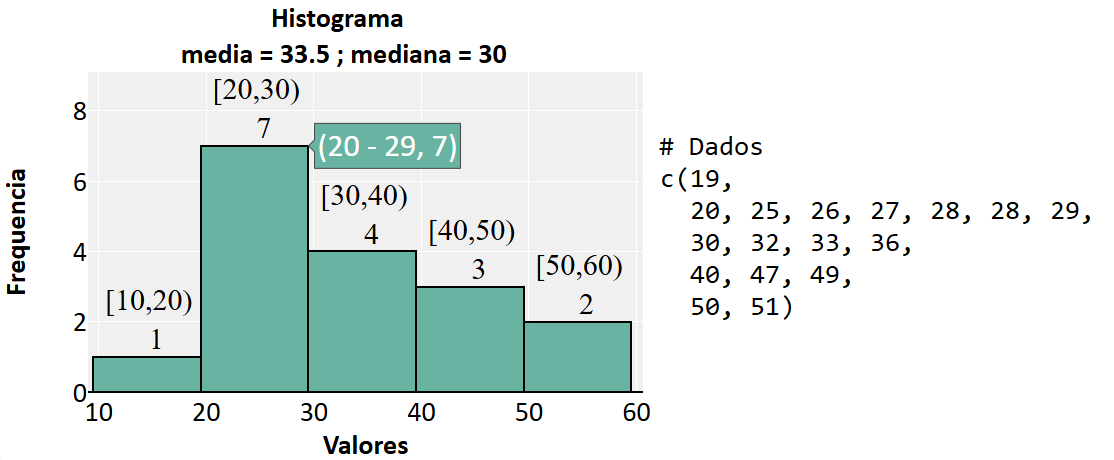

This chart was generated by the following R code:

###########################################
###########################################
##                                       ##
##   QUEBRAS DEFINIDAS AUTOMATICAMENTE   ##
##                                       ##
###########################################
###########################################

library(plotly)

# Dados
dados = data.frame(Valores = c(19,
                               20, 25, 26, 27, 28, 28, 29,
                               30, 32, 33, 36,
                               40, 47, 49,
                               50, 51)
                                      )
x = dados$Valores

# === QUEBRAS DEFINIDAS AUTOMATICAMENTE === #
# The default binning in Plotly for R uses a Freedman-Diaconis rule for choosing bin widths.
quebras = hist(x, breaks = "FD", plot = FALSE)$breaks
if(max(quebras) == max(x)){quebras = c(quebras, max(x) + unique(diff(quebras)))} else {quebras = quebras}

# Rotulo
tab = table(cut(x, breaks = quebras, include.lowest = FALSE, right = FALSE))
rotulo = paste(names(tab), " </br> </br> ", as.numeric(tab), sep = "")
m = 0 ; for(i in 1:length(rotulo)) m[i] = mean(as.numeric(unlist(strsplit(trimws(x = gsub(pattern = '[^[:alnum:] ]' , replacement = " " , x = names(tab)))[i], " "))))

# Atributos dos eixos
ax = list(title =  list(text = "<b>Valores</b>",
                          font = list(family = "Calibri", size = 28, color = 'black') # DEFINE TAMANHO E A COR DO ROTULO DO EIXO
                          ),
          tickfont = list(family = "Calibri", size = 28, color = "black"),
          showticklabels = TRUE, # PODEM OCORRER CASOS EM QUE SEJA MELHOR OMITIR
          range = c(0.9 * min(quebras), 1.01 * max(quebras)),
          autotick = F,
          tickmode = "array",
          tickvals = quebras,
          zerolinecolor = 'rgb(255, 255, 255)',
          zerolinewidth = 2,
          gridcolor = 'rgb(255, 255, 255)'
          )
ay = list(title =  list(text = "<b>Frequencia</b>",
                          font = list(family = "Calibri", size = 28, color = 'black') # DEFINE TAMANHO E A COR DO ROTULO DO EIXO
                          ),
          tickfont = list(family = "Calibri", size = 28, color = "black"),
          range = c(0, max(tab) * 1.3),  # NECESSARIO DEFINIR MANUALMENTE
          zerolinecolor = 'rgb(0, 0, 0)',
          zerolinewidth = 2,
          gridcolor = 'rgb(255, 255, 255)'
          )
# Histograma
titulo = paste("<b>Histograma </br> </br> media = ", round(mean(x), 1), " ; mediana = ", median(x), "</b>", sep = "")
plot_ly() %>%
add_text(x = m,
         y = as.numeric(tab),
         text = rotulo,
         textfont = list(family = "sans serif", size = 30, color = toRGB("black")),
         textposition = "top center",
         hoverinfo = "none",
         name = ''
         ) %>%
add_histogram(x = x,
              marker = list(color = "#69b3a2", line = list(color = "black", width = 2)),
              name = ''
              ) %>%
layout(plot_bgcolor = 'rgb(240, 240, 240)',
       title = list(text = titulo, font = list(family = "Calibri", size = 28, color = 'black')),
       xaxis = ax,
       yaxis = ay,
       hoverlabel = list(font = list(family = "Calibri", size = 32, color = 'white')),
       margin = list(autoexpand = FALSE, t = 90, l = 90, r = 40, b = 70), 
       showlegend = FALSE)
